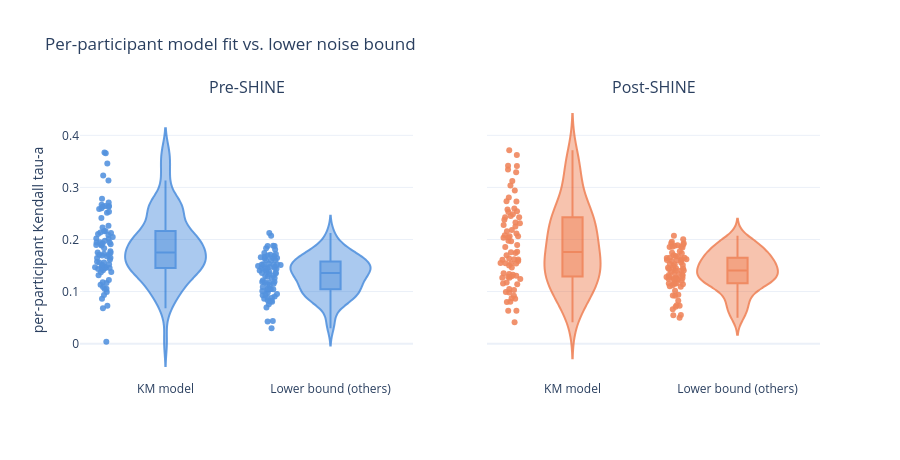

The cell this chart's notebook holds for it:
### Markdown cell above
Model fit is scored per participant against `sem_km`, next to the same participant's lower bound (their own RDM vs. the combined others). The model is noise-free, so it can exceed this noisy lower bound; the lower bound is a floor on the ceiling, not a cap on the model.

### Code cell
fig = make_subplots(rows=1, cols=2, subplot_titles=[LABEL[c] for c in COHORTS], shared_yaxes=True)
for k, c in enumerate(COHORTS, start=1):
    d = T["loo_fit"].query("cohort == @c").dropna(subset=["model_kendall_a", "lower_kendall_a"])
    for name, col, x in [("KM model", "model_kendall_a", 0), ("Lower bound (others)", "lower_kendall_a", 1)]:
        fig.add_trace(go.Violin(y=d[col], x=[name] * len(d), name=name, box_visible=True, points="all",
                                line_color=COLOR[c], opacity=0.8, showlegend=False), row=1, col=k)
fig.update_yaxes(title_text="per-participant Kendall tau-a", row=1, col=1)
fig.update_layout(template="plotly_white", height=460, title="Per-participant model fit vs. lower noise bound")
fig

### Figure 1 — Plotly figure (JSON) as saved in the notebook; plotly's stock layout.template omitted (floating-point values rounded to 4 significant figures)
{"data": [{"box": {"visible": true}, "line": {"color": "rgba(42,120,214,0.9)"}, "name": "KM model", "opacity": 0.8, "points": "all", "showlegend": false, "type": "violin", "x": ["KM model", "KM model", "KM model", "KM model", "KM model", "KM model", "KM model", "KM model", "KM model", "KM model", "KM model", "KM model", "KM model", "KM model", "KM model", "KM model", "KM model", "KM model", "KM model", "KM model", "KM model", "KM model", "KM model", "KM model", "KM model", "KM model", "KM model", "KM model", "KM model", "KM model", "KM model", "KM model", "KM model", "KM model", "KM model", "KM model", "KM model", "KM model", "KM model", "KM model", "KM model", "KM model", "KM model", "KM model", "KM model", "KM model", "KM model", "KM model", "KM model", "KM model", "KM model", "KM model", "KM model", "KM model", "KM model", "KM model", "KM model", "KM model", "KM model", "KM model", "KM model", "KM model", "KM model", "KM model", "KM model", "KM model", "KM model", "KM model", "KM model", "KM model", "KM model", "KM model", "KM model", "KM model", "KM model", "KM model", "KM model", "KM model", "KM model"], "xaxis": "x", "y": [0.1167, 0.1706, 0.2587, 0.1523, 0.2126, 0.2643, 0.1432, 0.2411, 0.2783, 0.2533, 0.202, 0.1775, 0.06811, 0.1466, 0.1942, 0.2633, 0.3656, 0.08611, 0.1411, 0.1053, 0.1976, 0.1706, 0.1676, 0.2085, 0.1746, 0.2631, 0.145, 0.2668, 0.09332, 0.1948, 0.2262, 0.1372, 0.1649, 0.3668, 0.003602, 0.3227, 0.1129, 0.201, 0.07294, 0.1088, 0.1908, 0.2515, 0.1832, 0.2231, 0.1179, 0.1896, 0.1751, 0.1612, 0.09908, 0.122, 0.2162, 0.1513, 0.1944, 0.3134, 0.2106, 0.346, 0.2642, 0.1727, 0.105, 0.1315, 0.1468, 0.1691, 0.156, 0.1475, 0.205, 0.1378, 0.2709, 0.193, 0.1898, 0.1454, 0.1646, 0.26, 0.1572, 0.2159, 0.1556, 0.1461, 0.1885, 0.145, 0.2136], "yaxis": "y"}, {"box": {"visible": true}, "line": {"color": "rgba(42,120,214,0.9)"}, "name": "Lower bound (others)", "opacity": 0.8, "points": "all", "showlegend": false, "type": "violin", "x": ["Lower bound (others)", "Lower bound (others)", "Lower bound (others)", "Lower bound (others)", "Lower bound (others)", "Lower bound (others)", "Lower bound (others)", "Lower bound (others)", "Lower bound (others)", "Lower bound (others)", "Lower bound (others)", "Lower bound (others)", "Lower bound (others)", "Lower bound (others)", "Lower bound (others)", "Lower bound (others)", "Lower bound (others)", "Lower bound (others)", "Lower bound (others)", "Lower bound (others)", "Lower bound (others)", "Lower bound (others)", "Lower bound (others)", "Lower bound (others)", "Lower bound (others)", "Lower bound (others)", "Lower bound (others)", "Lower bound (others)", "Lower bound (others)", "Lower bound (others)", "Lower bound (others)", "Lower bound (others)", "Lower bound (others)", "Lower bound (others)", "Lower bound (others)", "Lower bound (others)", "Lower bound (others)", "Lower bound (others)", "Lower bound (others)", "Lower bound (others)", "Lower bound (others)", "Lower bound (others)", "Lower bound (others)", "Lower bound (others)", "Lower bound (others)", "Lower bound (others)", "Lower bound (others)", "Lower bound (others)", "Lower bound (others)", "Lower bound (others)", "Lower bound (others)", "Lower bound (others)", "Lower bound (others)", "Lower bound (others)", "Lower bound (others)", "Lower bound (others)", "Lower bound (others)", "Lower bound (others)", "Lower bound (others)", "Lower bound (others)", "Lower bound (others)", "Lower bound (others)", "Lower bound (others)", "Lower bound (others)", "Lower bound (others)", "Lower bound (others)", "Lower bound (others)", "Lower bound (others)", "Lower bound (others)", "Lower bound (others)", "Lower bound (others)", "Lower bound (others)", "Lower bound (others)", "Lower bound (others)", "Lower bound (others)", "Lower bound (others)", "Lower bound (others)", "Lower bound (others)", "Lower bound (others)"], "xaxis": "x", "y": [0.08792, 0.1356, 0.1523, 0.08618, 0.1875, 0.166, 0.1472, 0.1284, 0.1705, 0.1643, 0.1403, 0.1363, 0.0423, 0.1141, 0.1524, 0.1874, 0.1694, 0.08324, 0.09075, 0.1009, 0.1452, 0.1043, 0.1299, 0.1409, 0.1519, 0.1451, 0.1044, 0.167, 0.07569, 0.1477, 0.1447, 0.103, 0.09811, 0.2071, 0.02969, 0.2125, 0.1087, 0.1644, 0.04346, 0.09286, 0.1517, 0.1594, 0.1399, 0.1605, 0.118, 0.1259, 0.1047, 0.1466, 0.06935, 0.08083, 0.1186, 0.138, 0.1265, 0.1719, 0.1636, 0.183, 0.1806, 0.1351, 0.08242, 0.09531, 0.1047, 0.1148, 0.1307, 0.1173, 0.1739, 0.1182, 0.188, 0.1437, 0.1338, 0.08052, 0.1534, 0.1685, 0.1492, 0.1211, 0.1124, 0.09366, 0.151, 0.08896, 0.1603], "yaxis": "y"}, {"box": {"visible": true}, "line": {"color": "rgba(235,104,52,0.9)"}, "name": "KM model", "opacity": 0.8, "points": "all", "showlegend": false, "type": "violin", "x": ["KM model", "KM model", "KM model", "KM model", "KM model", "KM model", "KM model", "KM model", "KM model", "KM model", "KM model", "KM model", "KM model", "KM model", "KM model", "KM model", "KM model", "KM model", "KM model", "KM model", "KM model", "KM model", "KM model", "KM model", "KM model", "KM model", "KM model", "KM model", "KM model", "KM model", "KM model", "KM model", "KM model", "KM model", "KM model", "KM model", "KM model", "KM model", "KM model", "KM model", "KM model", "KM model", "KM model", "KM model", "KM model", "KM model", "KM model", "KM model", "KM model", "KM model", "KM model", "KM model", "KM model", "KM model", "KM model", "KM model", "KM model", "KM model", "KM model", "KM model", "KM model", "KM model", "KM model", "KM model", "KM model", "KM model", "KM model", "KM model", "KM model", "KM model", "KM model", "KM model", "KM model", "KM model", "KM model", "KM model"], "xaxis": "x2", "y": [0.2037, 0.06304, 0.1338, 0.1323, 0.2248, 0.1755, 0.1176, 0.2452, 0.1295, 0.1537, 0.04129, 0.1974, 0.2577, 0.2541, 0.1464, 0.1614, 0.1157, 0.08712, 0.3716, 0.1242, 0.2486, 0.2378, 0.1264, 0.3417, 0.2061, 0.2183, 0.08635, 0.2735, 0.3413, 0.1502, 0.2114, 0.1856, 0.2731, 0.1609, 0.2081, 0.09198, 0.09895, 0.2429, 0.3125, 0.1633, 0.1699, 0.3293, 0.1541, 0.3038, 0.2426, 0.1537, 0.206, 0.2033, 0.2278, 0.2312, 0.2328, 0.3344, 0.1353, 0.2938, 0.1029, 0.1286, 0.07978, 0.1268, 0.3621, 0.1139, 0.09816, 0.2529, 0.1895, 0.1051, 0.1965, 0.216, 0.1618, 0.1585, 0.08031, 0.1549, 0.1766, 0.2808, 0.06329, 0.1306, 0.2593, 0.1742], "yaxis": "y2"}, {"box": {"visible": true}, "line": {"color": "rgba(235,104,52,0.9)"}, "name": "Lower bound (others)", "opacity": 0.8, "points": "all", "showlegend": false, "type": "violin", "x": ["Lower bound (others)", "Lower bound (others)", "Lower bound (others)", "Lower bound (others)", "Lower bound (others)", "Lower bound (others)", "Lower bound (others)", "Lower bound (others)", "Lower bound (others)", "Lower bound (others)", "Lower bound (others)", "Lower bound (others)", "Lower bound (others)", "Lower bound (others)", "Lower bound (others)", "Lower bound (others)", "Lower bound (others)", "Lower bound (others)", "Lower bound (others)", "Lower bound (others)", "Lower bound (others)", "Lower bound (others)", "Lower bound (others)", "Lower bound (others)", "Lower bound (others)", "Lower bound (others)", "Lower bound (others)", "Lower bound (others)", "Lower bound (others)", "Lower bound (others)", "Lower bound (others)", "Lower bound (others)", "Lower bound (others)", "Lower bound (others)", "Lower bound (others)", "Lower bound (others)", "Lower bound (others)", "Lower bound (others)", "Lower bound (others)", "Lower bound (others)", "Lower bound (others)", "Lower bound (others)", "Lower bound (others)", "Lower bound (others)", "Lower bound (others)", "Lower bound (others)", "Lower bound (others)", "Lower bound (others)", "Lower bound (others)", "Lower bound (others)", "Lower bound (others)", "Lower bound (others)", "Lower bound (others)", "Lower bound (others)", "Lower bound (others)", "Lower bound (others)", "Lower bound (others)", "Lower bound (others)", "Lower bound (others)", "Lower bound (others)", "Lower bound (others)", "Lower bound (others)", "Lower bound (others)", "Lower bound (others)", "Lower bound (others)", "Lower bound (others)", "Lower bound (others)", "Lower bound (others)", "Lower bound (others)", "Lower bound (others)", "Lower bound (others)", "Lower bound (others)", "Lower bound (others)", "Lower bound (others)", "Lower bound (others)", "Lower bound (others)"], "xaxis": "x2", "y": [0.1434, 0.0547, 0.145, 0.1406, 0.1879, 0.156, 0.1265, 0.151, 0.1159, 0.1154, 0.04951, 0.1379, 0.1891, 0.168, 0.1336, 0.1245, 0.1253, 0.1205, 0.1627, 0.112, 0.1847, 0.1695, 0.1406, 0.2072, 0.1855, 0.1603, 0.07287, 0.1862, 0.1928, 0.09386, 0.1281, 0.1532, 0.1497, 0.1642, 0.1354, 0.0549, 0.1157, 0.1744, 0.1862, 0.1281, 0.1317, 0.1926, 0.1405, 0.2003, 0.16, 0.1235, 0.1621, 0.1323, 0.1954, 0.1651, 0.1651, 0.1605, 0.1457, 0.1459, 0.06609, 0.1016, 0.09203, 0.1152, 0.1772, 0.08214, 0.1104, 0.1738, 0.1525, 0.0709, 0.1262, 0.1904, 0.168, 0.1093, 0.1232, 0.1143, 0.1256, 0.1589, 0.07359, 0.09245, 0.1442, 0.131], "yaxis": "y2"}], "layout": {"annotations": [{"font": {"size": 16}, "showarrow": false, "text": "Pre-SHINE", "x": 0.225, "xanchor": "center", "xref": "paper", "y": 1.0, "yanchor": "bottom", "yref": "paper"}, {"font": {"size": 16}, "showarrow": false, "text": "Post-SHINE", "x": 0.775, "xanchor": "center", "xref": "paper", "y": 1.0, "yanchor": "bottom", "yref": "paper"}], "height": 460, "title": {"text": "Per-participant model fit vs. lower noise bound"}, "xaxis": {"anchor": "y", "domain": [0.0, 0.45]}, "xaxis2": {"anchor": "y2", "domain": [0.55, 1.0]}, "yaxis": {"anchor": "x", "domain": [0.0, 1.0], "title": {"text": "per-participant Kendall tau-a"}}, "yaxis2": {"anchor": "x2", "domain": [0.0, 1.0], "matches": "y", "showticklabels": false}}}
